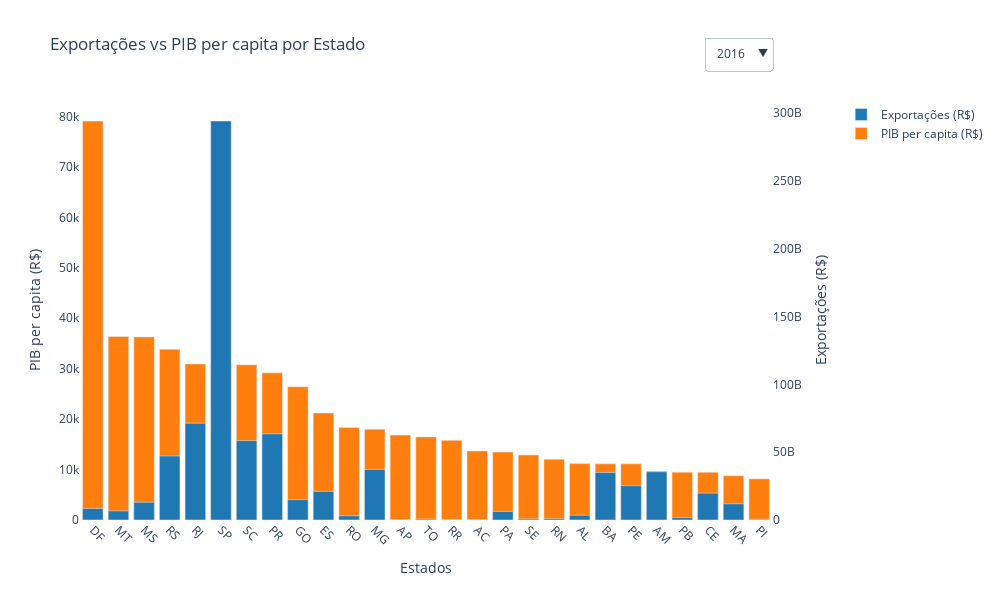

The notebook cell saved with this chart:
### Markdown cell above
<a id="5"></a>
### 5 - Estados com maior volume de exportações têm maior PIB per capita?
#### Não necessariamente. Com base na análise do gráfico de Exportações vs PIB per capita por Estado, é possível perceber que um maior volume de exportações não garante, por si só, um maior PIB per capita. O estado de São Paulo, por exemplo, apresenta um alto volume de exportações, mas não lidera o ranking de PIB per capita. Por outro lado, o Distrito Federal se destaca entre os estados com maior PIB per capita, mesmo com um volume exportador relativamente baixo, o que indica que sua economia está fortemente baseada em setores como administração pública e serviços. Esses exemplos mostram que o desenvolvimento econômico regional depende de múltiplos fatores além do comércio exterior. Entre eles, destacam-se a composição setorial da economia, o nível de diversificação produtiva, a infraestrutura institucional e a presença de políticas públicas que impactam diretamente o rendimento per capita da população.

🔍 Dica: Para visualizar o PIB per capita dos estados de SP e AM, clique na legenda da cor azul (Exportações) no gráfico. Isso ocultará temporariamente as barras de exportações e permitirá ver com mais clareza as barras de PIB per capita desses estados.

### Code cell
df = pd.read_csv("dataFrame/BrStatsAtualizada.csv", sep=";", dtype={"Exportacoes_R$": str})
df.columns = df.columns.str.strip()

# Carregar o dataset de PIB per capita por estado
df_pib_estado = pd.read_csv("pib_per_capita/pib_per_capita_estados.csv")
df_pib_estado["Ano"] = df_pib_estado["Ano"].astype(str)

for col in ["Exportacoes_R$", "QtEmpresas", "PessoalOcupado"]:
    df[col] = pd.to_numeric(df[col].astype(str).str.replace(".", "", regex=False).str.replace(",", ".", regex=False),errors="coerce")
    
df["Ano"] = df["Ano"].astype(str)
df_exportacoes = df.groupby(["Ano", "UF"])["Exportacoes_R$"].sum().reset_index()
df_final = pd.merge(df_exportacoes, df_pib_estado, on=["Ano", "UF"])
fig = go.Figure()
anos = sorted(df_final["Ano"].unique())
buttons = []

for i, ano in enumerate(anos):
    df_ano = df_final[df_final["Ano"] == ano].sort_values("PIB_per_capita", ascending=False)
    
    fig.add_trace(go.Bar(
        x=df_ano["UF"],
        y=df_ano["Exportacoes_R$"],
        name="Exportações (R$)",
        marker_color="#1f77b4",
        yaxis="y2",
        visible=(i==0)
    ))

    fig.add_trace(go.Bar(
        x=df_ano["UF"],
        y=df_ano["PIB_per_capita"],
        name="PIB per capita (R$)",
        marker_color="#ff7f0e",
        visible=(i==0)
    ))

    buttons.append(dict(
        label=str(ano),
        method="update",
        args=[{"visible": [False]*len(anos)*2},
              {"title": f"Exportações vs PIB per capita por Estado - {ano}"}]
    ))
    buttons[-1]["args"][0]["visible"][i*2] = True
    buttons[-1]["args"][0]["visible"][i*2 + 1] = True

fig.update_layout(
    title="Exportações vs PIB per capita por Estado",
    xaxis=dict(title="Estados", tickangle=45),
    yaxis=dict(title="PIB per capita (R$)", side="left"),
    yaxis2=dict(
        title="Exportações (R$)",
        overlaying="y",
        side="right"
        
    ),
    updatemenus=[{
        "buttons": buttons,
        "direction": "down",
        "showactive": True,
        "x": 1.0,
        "y": 1.15
    }],
    barmode="group",
    plot_bgcolor="white",
    height=600,
    width=1000,
    legend=dict(x=1.1, y=1)
)

fig.show()

### Figure 1 — Plotly figure (JSON) as saved in the notebook; plotly's stock layout.template omitted (floating-point values rounded to 4 significant figures)
{"data": [{"marker": {"color": "#1f77b4"}, "name": "Exportações (R$)", "type": "bar", "visible": true, "x": ["DF", "MT", "MS", "RS", "RJ", "SP", "SC", "PR", "GO", "ES", "RO", "MG", "AP", "TO", "RR", "AC", "PA", "SE", "RN", "AL", "BA", "PE", "AM", "PB", "CE", "MA", "PI"], "y": [8468000000.0, 6733000000.0, 13080000000.0, 47170000000.0, 71310000000.0, 294000000000.0, 58480000000.0, 63440000000.0, 15000000000.0, 21060000000.0, 3091000000.0, 37230000000.0, 98150000.0, 664400000.0, 40350000.0, 9917000.0, 6310000000.0, 828500000.0, 1048000000.0, 3477000000.0, 35020000000.0, 25270000000.0, 35530000000.0, 1777000000.0, 19820000000.0, 11940000000.0, 526500000.0], "yaxis": "y2"}, {"marker": {"color": "#ff7f0e"}, "name": "PIB per capita (R$)", "type": "bar", "visible": true, "x": ["DF", "MT", "MS", "RS", "RJ", "SP", "SC", "PR", "GO", "ES", "RO", "MG", "AP", "TO", "RR", "AC", "PA", "SE", "RN", "AL", "BA", "PE", "AM", "PB", "CE", "MA", "PI"], "y": [79110.0, 36380.0, 36310.0, 33850.0, 30950.0, 30920.0, 30770.0, 29180.0, 26430.0, 21230.0, 18360.0, 18010.0, 16830.0, 16480.0, 15800.0, 13700.0, 13470.0, 12880.0, 12040.0, 11190.0, 11140.0, 11130.0, 9665.0, 9491.0, 9465.0, 8764.0, 8159.0]}, {"marker": {"color": "#1f77b4"}, "name": "Exportações (R$)", "type": "bar", "visible": false, "x": ["DF", "MS", "MT", "RS", "SP", "RJ", "SC", "PR", "GO", "ES", "RO", "MG", "AP", "TO", "RR", "PA", "AC", "RN", "SE", "AL", "PE", "BA", "CE", "AM", "PB", "PI", "MA"], "y": [6050000000.0, 14350000000.0, 7982000000.0, 56300000000.0, 314100000000.0, 62980000000.0, 71130000000.0, 65790000000.0, 18390000000.0, 26170000000.0, 4320000000.0, 41730000000.0, 294600000.0, 1228000000.0, 48200000.0, 5539000000.0, 11430000.0, 1006000000.0, 783300000.0, 3661000000.0, 32400000000.0, 40890000000.0, 12740000000.0, 49520000000.0, 2307000000.0, 1977000000.0, 14540000000.0], "yaxis": "y2"}, {"marker": {"color": "#ff7f0e"}, "name": "PIB per capita (R$)", "type": "bar", "visible": false, "x": ["DF", "MS", "MT", "RS", "SP", "RJ", "SC", "PR", "GO", "ES", "RO", "MG", "AP", "TO", "RR", "PA", "AC", "RN", "SE", "AL", "PE", "BA", "CE", "AM", "PB", "PI", "MA"], "y": [80520.0, 36700.0, 36100.0, 33930.0, 32830.0, 32730.0, 32180.0, 30290.0, 27380.0, 23690.0, 20250.0, 18830.0, 18560.0, 18080.0, 17020.0, 15750.0, 13960.0, 13800.0, 13770.0, 12730.0, 12170.0, 11320.0, 10650.0, 10090.0, 10020.0, 9978.0, 9521.0]}, {"marker": {"color": "#1f77b4"}, "name": "Exportações (R$)", "type": "bar", "visible": false, "x": ["DF", "MS", "MT", "RS", "RJ", "SC", "SP", "PR", "ES", "GO", "RO", "MG", "TO", "AP", "RR", "PA", "RN", "SE", "AC", "AL", "BA", "PE", "PI", "AM", "CE", "PB", "MA"], "y": [5565000000.0, 15710000000.0, 9064000000.0, 64000000000.0, 136400000000.0, 87620000000.0, 345800000000.0, 70620000000.0, 28600000000.0, 20360000000.0, 5055000000.0, 51560000000.0, 1304000000.0, 942500000.0, 59850000.0, 6757000000.0, 948500000.0, 1093000000.0, 15700000.0, 3360000000.0, 44990000000.0, 36970000000.0, 776700000.0, 56760000000.0, 14390000000.0, 3098000000.0, 17580000000.0], "yaxis": "y2"}, {"marker": {"color": "#ff7f0e"}, "name": "PIB per capita (R$)", "type": "bar", "visible": false, "x": ["DF", "MS", "MT", "RS", "RJ", "SC", "SP", "PR", "ES", "GO", "RO", "MG", "TO", "AP", "RR", "PA", "RN", "SE", "AC", "AL", "BA", "PE", "PI", "AM", "CE", "PB", "MA"], "y": [85660.0, 41560.0, 38240.0, 37820.0, 37410.0, 33710.0, 32880.0, 32250.0, 29970.0, 28260.0, 22410.0, 19990.0, 18970.0, 18800.0, 17190.0, 16960.0, 14810.0, 13860.0, 13850.0, 13410.0, 12760.0, 12620.0, 11170.0, 10990.0, 10930.0, 10560.0, 10230.0]}, {"marker": {"color": "#1f77b4"}, "name": "Exportações (R$)", "type": "bar", "visible": false, "x": ["DF", "MS", "RJ", "RS", "MT", "SC", "SP", "PR", "GO", "ES", "RO", "MG", "TO", "AP", "PA", "RR", "RN", "SE", "AL", "AC", "PE", "BA", "AM", "PI", "CE", "PB", "MA"], "y": [6294000000.0, 13670000000.0, 120500000000.0, 56210000000.0, 11430000000.0, 95770000000.0, 337300000000.0, 72500000000.0, 20370000000.0, 35670000000.0, 5540000000.0, 50640000000.0, 995400000.0, 687500000.0, 6961000000.0, 52730000.0, 955600000.0, 4210000000.0, 3783000000.0, 11130000.0, 28920000000.0, 38710000000.0, 57720000000.0, 1637000000.0, 13390000000.0, 3233000000.0, 20170000000.0], "yaxis": "y2"}, {"marker": {"color": "#ff7f0e"}, "name": "PIB per capita (R$)", "type": "bar", "visible": false, "x": ["DF", "MS", "RJ", "RS", "MT", "SC", "SP", "PR", "GO", "ES", "RO", "MG", "TO", "AP", "PA", "RR", "RN", "SE", "AL", "AC", "PE", "BA", "AM", "PI", "CE", "PB", "MA"], "y": [90740.0, 40290.0, 40060.0, 39660.0, 39500.0, 36380.0, 34570.0, 32460.0, 29960.0, 29500.0, 22970.0, 21400.0, 20790.0, 18870.0, 18140.0, 18130.0, 16050.0, 15270.0, 14560.0, 13780.0, 13420.0, 13200.0, 11650.0, 11630.0, 11620.0, 10950.0, 10270.0]}, {"marker": {"color": "#1f77b4"}, "name": "Exportações (R$)", "type": "bar", "visible": false, "x": ["DF", "MT", "MS", "SC", "RJ", "RS", "PR", "SP", "GO", "ES", "TO", "PA", "RO", "MG", "AC", "AL", "RR", "AP", "SE", "RN", "BA", "PI", "PE", "MA", "CE", "AM", "PB"], "y": [7569000000.0, 10220000000.0, 10820000000.0, 90780000000.0, 140800000000.0, 41030000000.0, 61010000000.0, 292000000000.0, 18850000000.0, 35390000000.0, 1442000000.0, 6814000000.0, 3221000000.0, 44380000000.0, 16210000.0, 3780000000.0, 184200000.0, 1032000000.0, 976100000.0, 1025000000.0, 27010000000.0, 1702000000.0, 19590000000.0, 11260000000.0, 13710000000.0, 55200000000.0, 2866000000.0], "yaxis": "y2"}, {"marker": {"color": "#ff7f0e"}, "name": "PIB per capita (R$)", "type": "bar", "visible": false, "x": ["DF", "MT", "MS", "SC", "RJ", "RS", "PR", "SP", "GO", "ES", "TO", "PA", "RO", "MG", "AC", "AL", "RR", "AP", "SE", "RN", "BA", "PI", "PE", "MA", "CE", "AM", "PB"], "y": [87020.0, 54200.0, 49060.0, 42870.0, 40460.0, 40250.0, 39940.0, 39110.0, 34970.0, 29350.0, 26780.0, 26120.0, 25280.0, 24100.0, 21620.0, 21130.0, 20760.0, 20300.0, 19660.0, 18800.0, 16920.0, 14290.0, 13600.0, 13340.0, 12500.0, 12090.0, 12080.0]}, {"marker": {"color": "#1f77b4"}, "name": "Exportações (R$)", "type": "bar", "visible": false, "x": ["DF", "MT", "SE", "RS", "RJ", "MS", "PR", "SC", "SP", "GO", "RO", "ES", "PA", "TO", "MG", "RR", "AC", "PE", "AP", "AL", "MA", "RN", "PI", "BA", "CE", "PB", "AM"], "y": [20510000000.0, 17680000000.0, 978200000.0, 66700000000.0, 128800000000.0, 14700000000.0, 96400000000.0, 141500000000.0, 381900000000.0, 31940000000.0, 3375000000.0, 37070000000.0, 8778000000.0, 4404000000.0, 75470000000.0, 342000000.0, 21250000.0, 37710000000.0, 2411000000.0, 11870000000.0, 26630000000.0, 4364000000.0, 3643000000.0, 46940000000.0, 22250000000.0, 18090000000.0, 75150000000.0], "yaxis": "y2"}, {"marker": {"color": "#ff7f0e"}, "name": "PIB per capita (R$)", "type": "bar", "visible": false, "x": ["DF", "MT", "SE", "RS", "RJ", "MS", "PR", "SC", "SP", "GO", "RO", "ES", "PA", "TO", "MG", "RR", "AC", "PE", "AP", "AL", "MA", "RN", "PI", "BA", "CE", "PB", "AM"], "y": [92730.0, 78600.0, 60200.0, 57490.0, 55990.0, 55510.0, 51710.0, 48910.0, 43870.0, 42960.0, 39430.0, 38810.0, 35660.0, 33530.0, 33460.0, 22930.0, 21860.0, 21190.0, 20930.0, 20670.0, 20520.0, 19960.0, 18140.0, 17290.0, 15800.0, 14720.0, 13890.0]}], "layout": {"barmode": "group", "height": 600, "legend": {"x": 1.1, "y": 1}, "plot_bgcolor": "white", "title": {"text": "Exportações vs PIB per capita por Estado"}, "updatemenus": [{"buttons": [{"args": [{"visible": [true, true, false, false, false, false, false, false, false, false, false, false]}, {"title": "Exportações vs PIB per capita por Estado - 2016"}], "label": "2016", "method": "update"}, {"args": [{"visible": [false, false, true, true, false, false, false, false, false, false, false, false]}, {"title": "Exportações vs PIB per capita por Estado - 2017"}], "label": "2017", "method": "update"}, {"args": [{"visible": [false, false, false, false, true, true, false, false, false, false, false, false]}, {"title": "Exportações vs PIB per capita por Estado - 2018"}], "label": "2018", "method": "update"}, {"args": [{"visible": [false, false, false, false, false, false, true, true, false, false, false, false]}, {"title": "Exportações vs PIB per capita por Estado - 2019"}], "label": "2019", "method": "update"}, {"args": [{"visible": [false, false, false, false, false, false, false, false, true, true, false, false]}, {"title": "Exportações vs PIB per capita por Estado - 2020"}], "label": "2020", "method": "update"}, {"args": [{"visible": [false, false, false, false, false, false, false, false, false, false, true, true]}, {"title": "Exportações vs PIB per capita por Estado - 2021"}], "label": "2021", "method": "update"}], "direction": "down", "showactive": true, "x": 1, "y": 1.15}], "width": 1000, "xaxis": {"tickangle": 45, "title": {"text": "Estados"}}, "yaxis": {"side": "left", "title": {"text": "PIB per capita (R$)"}}, "yaxis2": {"overlaying": "y", "side": "right", "title": {"text": "Exportações (R$)"}}}}
